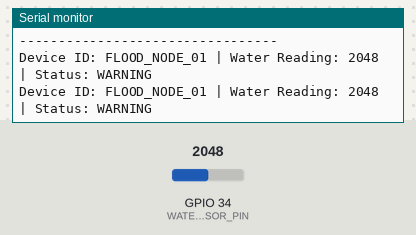
The sketch below on a simulated ESP32. Parts: the last lines printed to the serial monitor. The inputs (shaded band) are chosen by the test bench; at power-on: GPIO 34 (WATER_SENSOR_PIN) = 2048 (analog values on the 0–4095 scale). No radio packets arrive unless stated.

Above: at 2.2 s.
2.3 s: GPIO 34 (WATER_SENSOR_PIN) set to 1827
At 3.0 s:
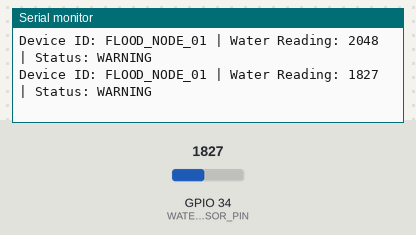
3.8 s: GPIO 34 (WATER_SENSOR_PIN) set to 1749
At 4.6 s:
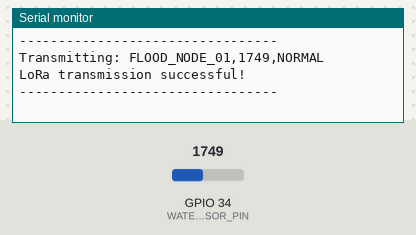

The sketch:

flood_detection_.ino
```cpp
/*
  =====================================================
       FLOODGUARD - ESP32 #1
       WATER SENSOR + SX1278 LoRa TRANSMITTER
  =====================================================

  WATER SENSOR:
    VCC    -> VIN (only if sensor supports this voltage)
    GND    -> GND
    SIGNAL -> GPIO 34

  SX1278 LoRa:
    GND    -> GND
    NSS    -> GPIO 5
    MOSI   -> GPIO 23
    MISO   -> GPIO 19
    SCK    -> GPIO 18
    DIO0   -> GPIO 26
    3.3V   -> 3V3
    RST    -> GPIO 14

  Frequency: 433 MHz
  Transmission interval: 5 seconds
*/

// ---------------- LIBRARIES ----------------

#include <SPI.h>
#include <LoRa.h>

// ---------------- WATER SENSOR PINS ----------------

#define WATER_SENSOR_PIN 34

// ---------------- LORA PIN CONFIGURATION ----------------

#define LORA_SS    5
#define LORA_RST   14
#define LORA_DIO0  26

// ---------------- SPI PIN CONFIGURATION ----------------

#define LORA_SCK   18
#define LORA_MISO  19
#define LORA_MOSI  23

// ---------------- WATER LEVEL THRESHOLDS ----------------

// Calibrate these values using your actual sensor.

#define WARNING_LEVEL 1800
#define DANGER_LEVEL  2600

// ---------------- DEVICE INFORMATION ----------------

const char* DEVICE_ID = "FLOOD_NODE_01";

// ---------------- TIMING ----------------

String previousStatus = "";

unsigned long lastSendTime = 0;

const unsigned long SEND_INTERVAL = 5000;

// =====================================================
//                       SETUP
// =====================================================

void setup() {

  Serial.begin(115200);

  delay(1000);

  Serial.println();
  Serial.println("=================================");
  Serial.println("       FLOODGUARD SYSTEM");
  Serial.println("       ESP32 TRANSMITTER");
  Serial.println("=================================");

  // Water sensor configuration
  pinMode(WATER_SENSOR_PIN, INPUT);

  // ESP32 ADC configuration
  analogReadResolution(12);

  // Initialize SPI with custom ESP32 pins
  SPI.begin(
    LORA_SCK,
    LORA_MISO,
    LORA_MOSI,
    LORA_SS
  );

  // Configure LoRa pins
  LoRa.setPins(
    LORA_SS,
    LORA_RST,
    LORA_DIO0
  );

  Serial.println("Initializing LoRa...");

  // Initialize SX1278 at 433 MHz
  if (!LoRa.begin(433E6)) {

    Serial.println("ERROR: LoRa initialization failed!");

    Serial.println("Check:");
    Serial.println("1. Power supply");
    Serial.println("2. SPI connections");
    Serial.println("3. LoRa module wiring");

    while (true) {

      delay(1000);

    }

  }

  // LoRa communication settings
  LoRa.setSpreadingFactor(7);

  LoRa.setSignalBandwidth(125E3);

  LoRa.setCodingRate4(5);

  LoRa.setSyncWord(0x12);

  LoRa.enableCrc();

  Serial.println("LoRa initialized successfully!");

  Serial.println("---------------------------------");
  Serial.println("Water Sensor : GPIO 34");
  Serial.println("LoRa NSS     : GPIO 5");
  Serial.println("LoRa MOSI    : GPIO 23");
  Serial.println("LoRa MISO    : GPIO 19");
  Serial.println("LoRa SCK     : GPIO 18");
  Serial.println("LoRa DIO0    : GPIO 26");
  Serial.println("LoRa RST     : GPIO 14");
  Serial.println("Frequency    : 433 MHz");
  Serial.println("---------------------------------");

  Serial.println("FloodGuard monitoring started!");

}

// =====================================================
//                    MAIN LOOP
// =====================================================

void loop() {

  // Read water sensor
  int waterValue = analogRead(WATER_SENSOR_PIN);

  // Determine water status
  String status;

  if (waterValue >= DANGER_LEVEL) {

    status = "DANGER";

  }

  else if (waterValue >= WARNING_LEVEL) {

    status = "WARNING";

  }

  else {

    status = "NORMAL";

  }

  // Display readings in Serial Monitor
  Serial.print("Device ID: ");
  Serial.print(DEVICE_ID);

  Serial.print(" | Water Reading: ");
  Serial.print(waterValue);

  Serial.print(" | Status: ");
  Serial.println(status);

  unsigned long currentTime = millis();

  // Transmit immediately when status changes
  // Otherwise transmit every 5 seconds

  if (
    status != previousStatus ||
    currentTime - lastSendTime >= SEND_INTERVAL
  ) {

    // Construct LoRa message
    String message =
      String(DEVICE_ID) + "," +
      String(waterValue) + "," +
      status;

    Serial.println("---------------------------------");

    Serial.print("Transmitting: ");
    Serial.println(message);

    // Start LoRa packet
    LoRa.beginPacket();

    LoRa.print(message);

    // Send packet
    int result = LoRa.endPacket();

    if (result == 1) {

      Serial.println("LoRa transmission successful!");

    }

    else {

      Serial.println("LoRa transmission failed!");

    }

    Serial.println("---------------------------------");

    // Update previous status and time
    previousStatus = status;

    lastSendTime = currentTime;

  }

  // Sensor sampling delay
  delay(500);

}
```

Measured:
- the behaviour switches between 1800 and 1799 on GPIO 34 (WATER_SENSOR_PIN) (found by bisection; images 1 and 2)
- after the input at 2.3 s, the serial monitor: prints a new line after 0.32 s (image 1)
- after the input at 3.8 s, the serial monitor: prints a new line after 0.33 s (image 2)
